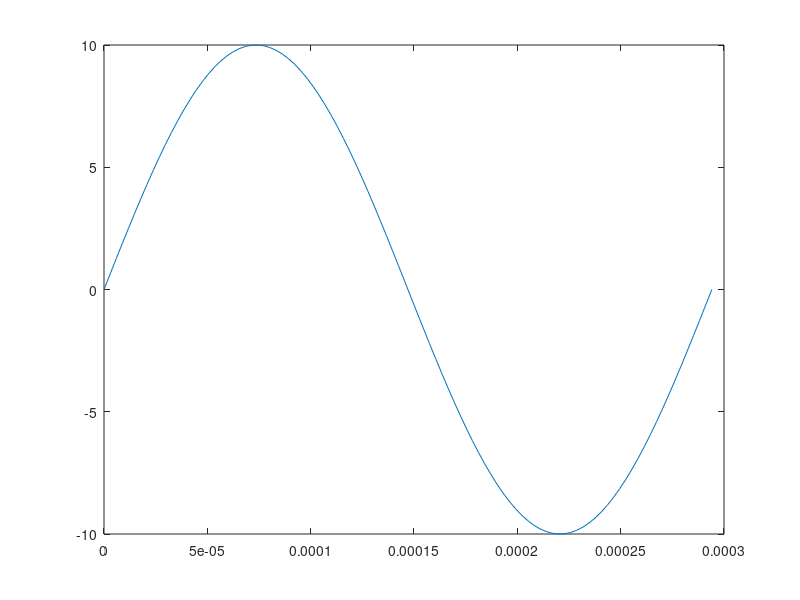

Write MATLAB code to recreate this figure.
clc
clear all
close all

%---- DATA IN --

A = 10;
f = 3400;
phi = 0;

%--- PROCESS ---

t = linspace(0,1/f);
xt= A*sin(2*pi*f*t + phi);

%--- OUTPUT ---

figure(1)
plot(t, xt)